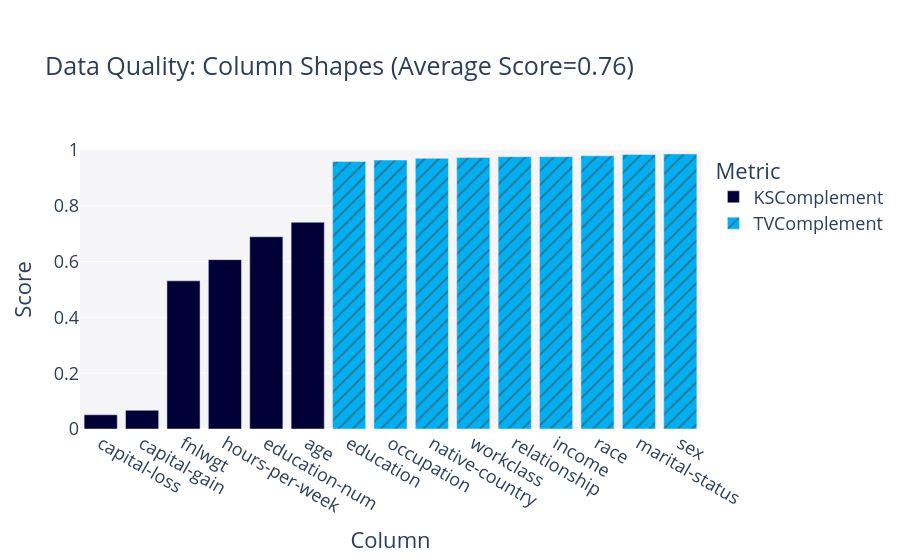

The notebook cell saved with this chart:
### Markdown cell above
## Statistical similarity evaluation

### Code cell
metadata = convert_metadata_to_sdm_format(full_ds.description.schema)
quality_report = QualityReport()
quality_report.generate(train_ds.data, synth_data.data, metadata)
fig = quality_report.get_visualization(property_name='Column Shapes')
fig.show()

results_exp['Column Pair Trends'] = quality_report.get_details('Column Pair Trends').mean()['Score']
results_exp['Column Shapes'] = quality_report.get_details('Column Shapes').mean()['Score']

### Figure 1 — Plotly figure (JSON) as saved in the notebook; plotly's stock layout.template omitted (floating-point values rounded to 4 significant figures)
{"data": [{"alignmentgroup": "True", "customdata": [["KSComplement"], ["KSComplement"], ["KSComplement"], ["KSComplement"], ["KSComplement"], ["KSComplement"]], "hovertemplate": "<b>%{hovertext}</b><br><br>Metric=%{customdata[0]}<br>Score=%{y}<extra></extra>", "hovertext": ["age", "fnlwgt", "education-num", "capital-gain", "capital-loss", "hours-per-week"], "legendgroup": "KSComplement", "marker": {"color": "#000036", "pattern": {"shape": ""}}, "name": "KSComplement", "offsetgroup": "KSComplement", "orientation": "v", "showlegend": true, "textposition": "auto", "type": "bar", "x": ["age", "fnlwgt", "education-num", "capital-gain", "capital-loss", "hours-per-week"], "xaxis": "x", "y": [0.741, 0.531, 0.689, 0.067, 0.051, 0.607], "yaxis": "y"}, {"alignmentgroup": "True", "customdata": [["TVComplement"], ["TVComplement"], ["TVComplement"], ["TVComplement"], ["TVComplement"], ["TVComplement"], ["TVComplement"], ["TVComplement"], ["TVComplement"]], "hovertemplate": "<b>%{hovertext}</b><br><br>Metric=%{customdata[0]}<br>Score=%{y}<extra></extra>", "hovertext": ["workclass", "education", "marital-status", "occupation", "relationship", "race", "sex", "native-country", "income"], "legendgroup": "TVComplement", "marker": {"color": "#03AFF1", "pattern": {"shape": "/"}}, "name": "TVComplement", "offsetgroup": "TVComplement", "orientation": "v", "showlegend": true, "textposition": "auto", "type": "bar", "x": ["workclass", "education", "marital-status", "occupation", "relationship", "race", "sex", "native-country", "income"], "xaxis": "x", "y": [0.973, 0.959, 0.984, 0.964, 0.976, 0.979, 0.986, 0.97, 0.976], "yaxis": "y"}], "layout": {"barmode": "relative", "font": {"size": 18}, "legend": {"title": {"text": "Metric"}, "tracegroupgap": 0}, "margin": {"t": 150}, "plot_bgcolor": "#F5F5F8", "title": {"text": "Data Quality: Column Shapes (Average Score=0.76)"}, "xaxis": {"anchor": "y", "categoryorder": "total ascending", "domain": [0, 1], "title": {"text": "Column"}}, "yaxis": {"anchor": "x", "domain": [0, 1], "range": [0, 1], "title": {"text": "Score"}}}}
